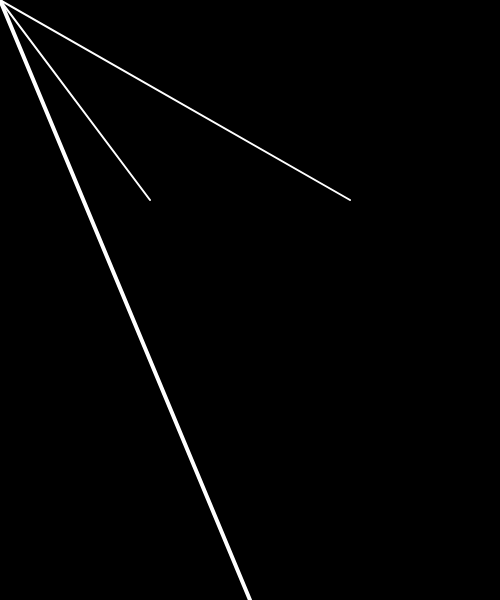
Frame 1 (no input)
Frame 60 (no input): identical to frame 1, image omitted
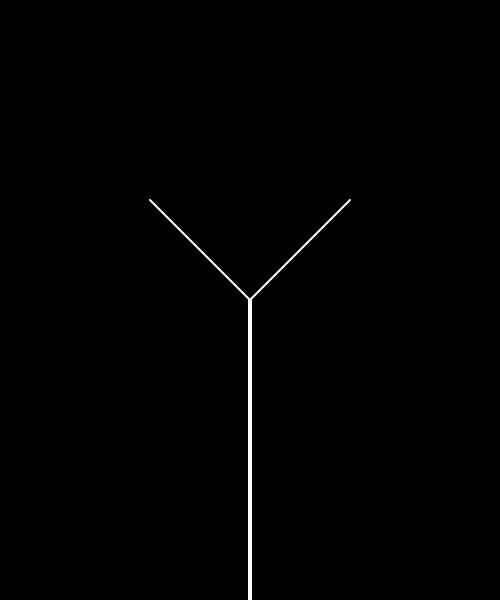
Frame 120 (the mouse pressed at the canvas centre since frame 60)

The p5.js sketch that drew these frames (run headless with seeded random() and noise() and a simulated clock; from frame 60 on, the mouse is pressed at the canvas centre):

// p5.js sketch
// ── sketch.js
let branches = [];
let joints = [];

function setup() {
  createCanvas(500, 600);

  joints.push(createVector(width / 2, height));
  joints.push(createVector(width / 2, height * 2 / 3));
  joints.push(createVector(width / 2 - 100, height * 1 / 3));
  joints.push(createVector(width / 2 + 100, height * 1 / 3));

  branches.push(new Branch(joints[0], joints[1], 4));
  branches.push(new Branch(joints[1], joints[2], 2));
  branches.push(new Branch(joints[1], joints[3], 2));
}

function draw() {
  background(0);

  // this should be interesting!
  joints[1].x = mouseX;
  joints[1].y = mouseY;

  for (let i = 0; i < branches.length; i++) {
    let b = branches[i];
    b.display();
  }

}
// ── Branch.js
"use strict";

class Branch {
  constructor(from, to, thickness) {
    this.vecFrom = from;
    this.vecTo = to;
    this.thickness = thickness;
  }
  display() {
    push();

    stroke(255);
    strokeWeight(this.thickness);
    line(this.vecFrom.x, this.vecFrom.y, this.vecTo.x, this.vecTo.y);

    pop();
  }
}
